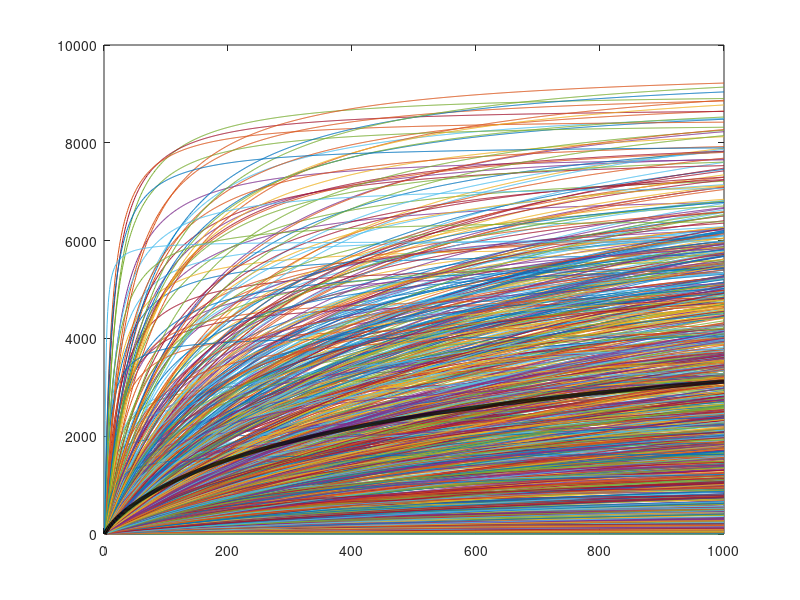

Write the MATLAB code that produced this figure. (Note: this script raises an error after producing the figure.)
clear all; close all; clc

x = linspace(0,1,1000)';
M = zeros(1000,1000);
for test = 1:1000;
    a = abs(randn);
    b = 10000*abs(rand);
    l = b*x./(a+x);
    M(test,:) = l;
    plot(l); hold on;
end

plot(mean(M),'k','LineWidth',3);
goodplot